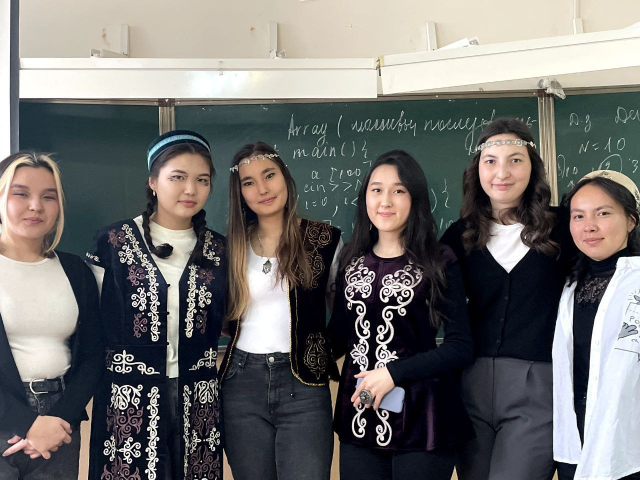
#> input picture project_digital_almaty/datas/detection_image/input/telegram-cloud-photo-size-2-5381878100071142761-y.jpg, 1280 x 960 px, given in place of the camera (shown at 1/2 size)
$ python face_detector.py
#> lines starting #> are read from the running program, lines starting #| are printed output that depends on the picture; after the words box and inside, x2 and y2 are one past the last pixel; in counts of white or black regions, pixels touching at a corner belong together
import cv2
import numpy as np

face_cascade = cv2.CascadeClassifier(
        'haar_cascade_files/haarcascade_frontalface_default.xml')

if face_cascade.empty():
	raise IOError('Unable to load the face cascade classifier xml file')

cap = cv2.VideoCapture(0)

scaling_factor = 0.5

while True:
    _, frame = cap.read()
#> frame is the input picture: shape (960, 1280, 3); mean B, G, R 109.3, 111, 112.3

    frame = cv2.resize(frame, None,
            fx=scaling_factor, fy=scaling_factor,
            interpolation=cv2.INTER_AREA)
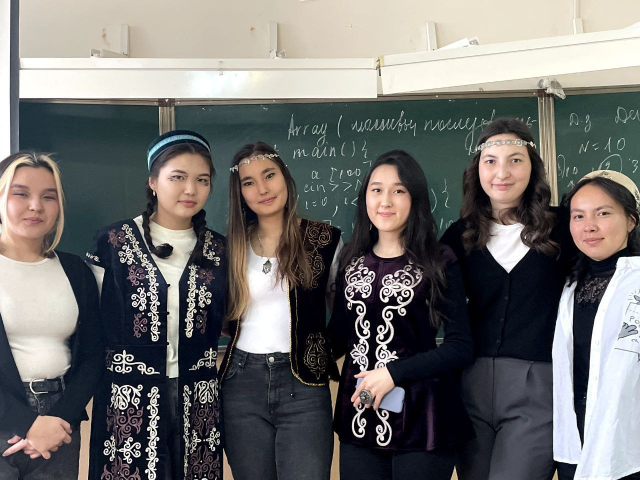
#> frame: shape (480, 640, 3); mean B, G, R 109.4, 111.1, 112.4

    gray = cv2.cvtColor(frame, cv2.COLOR_BGR2GRAY)
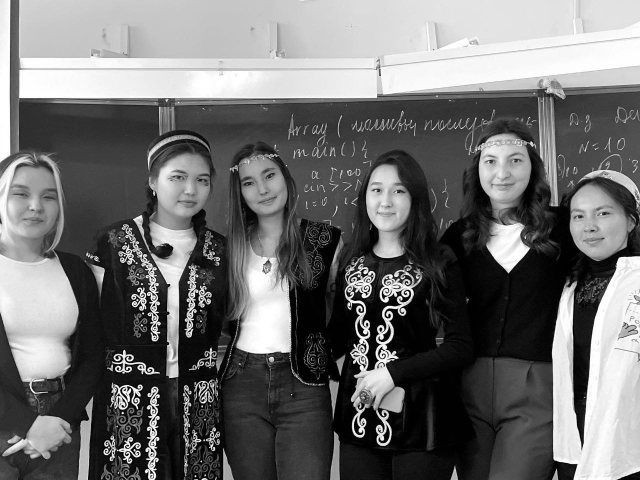
#> gray: shape (480, 640); min 0, max 255, mean 111.3

    face_rects = face_cascade.detectMultiScale(gray, 1.3, 5)
#> face_rects = [[358, 169, 58, 58], [561, 191, 62, 62], [471, 137, 63, 63], [156, 155, 61, 61], [231, 156, 58, 58], [4, 171, 65, 65]]

    for (x,y,w,h) in face_rects:
        cv2.rectangle(frame, (x,y), (x+w,y+h), (0,255,0), 3)
#> this loop made 6 passes
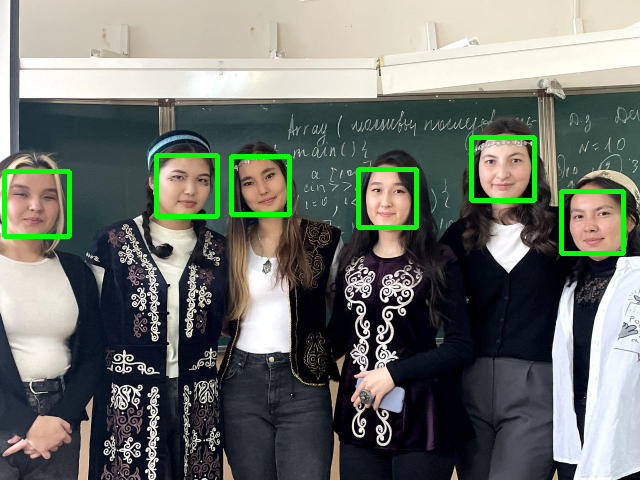
#> frame: shape (480, 640, 3); 2.37% of pixels changed, all inside (x1, y1, x2, y2) = (2, 135, 626, 256)

    cv2.imshow('Face Detector', frame)

    c = cv2.waitKey(1)
#> (key Esc is pressed here)
    if c == 27:
        break

cap.release()

cv2.destroyAllWindows()
